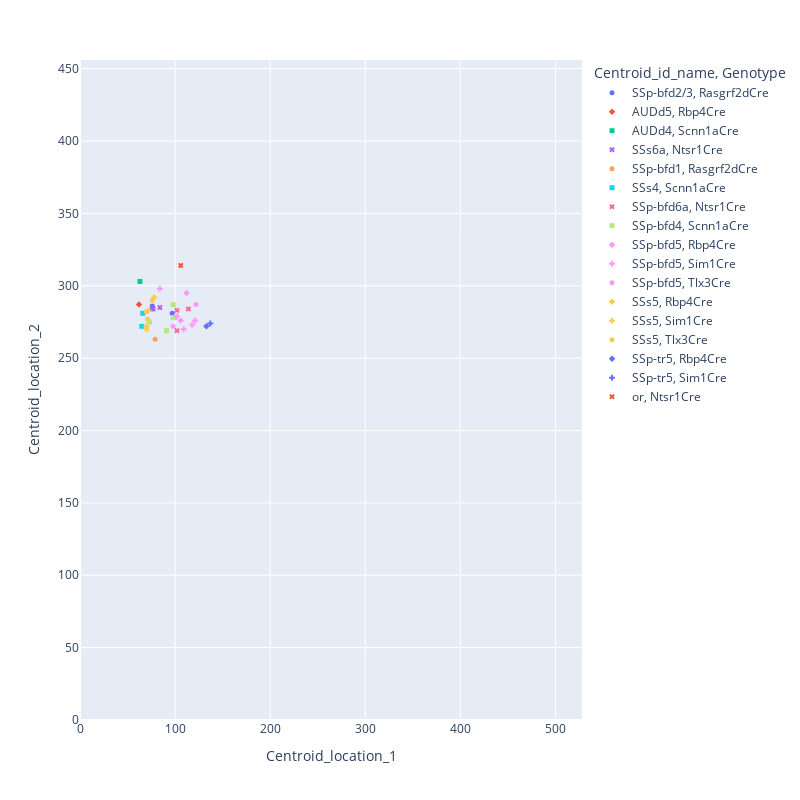

Source (notebook cell):
### Code cell
fig = px.scatter(data, x='Centroid_location_1', y='Centroid_location_2', color='Centroid_id_name', symbol='Genotype', 
                 width=800, height=800)
fig.update_traces(marker=dict(size=5))

fig.update_xaxes(range=[0, 528])
fig.update_yaxes(range=[0, 456])
#fig.update_yaxes(range=[0, 456], autorange="reversed")
# autorange reversed makes top left corner 0,0 but does not work with custom range...
fig.show()

fig.write_html("injection_centroid_horizontal.html")
# horizontal view but fliped (in an image, top is 0 but not bottom like in this graph)

### Figure 1 — Plotly figure (JSON) as saved in the notebook; plotly's stock layout.template omitted (floating-point values rounded to 4 significant figures)
{"data": [{"hovertemplate": "Centroid_id_name=SSp-bfd2/3<br>Genotype=Rasgrf2dCre<br>Centroid_location_1=%{x}<br>Centroid_location_2=%{y}<extra></extra>", "legendgroup": "SSp-bfd2/3, Rasgrf2dCre", "marker": {"color": "#636efa", "size": 5, "symbol": "circle"}, "mode": "markers", "name": "SSp-bfd2/3, Rasgrf2dCre", "orientation": "v", "showlegend": true, "type": "scatter", "x": [97, 76, 76], "xaxis": "x", "y": [281, 284, 286], "yaxis": "y"}, {"hovertemplate": "Centroid_id_name=AUDd5<br>Genotype=Rbp4Cre<br>Centroid_location_1=%{x}<br>Centroid_location_2=%{y}<extra></extra>", "legendgroup": "AUDd5, Rbp4Cre", "marker": {"color": "#EF553B", "size": 5, "symbol": "diamond"}, "mode": "markers", "name": "AUDd5, Rbp4Cre", "orientation": "v", "showlegend": true, "type": "scatter", "x": [62], "xaxis": "x", "y": [287], "yaxis": "y"}, {"hovertemplate": "Centroid_id_name=AUDd4<br>Genotype=Scnn1aCre<br>Centroid_location_1=%{x}<br>Centroid_location_2=%{y}<extra></extra>", "legendgroup": "AUDd4, Scnn1aCre", "marker": {"color": "#00cc96", "size": 5, "symbol": "square"}, "mode": "markers", "name": "AUDd4, Scnn1aCre", "orientation": "v", "showlegend": true, "type": "scatter", "x": [63], "xaxis": "x", "y": [303], "yaxis": "y"}, {"hovertemplate": "Centroid_id_name=SSs6a<br>Genotype=Ntsr1Cre<br>Centroid_location_1=%{x}<br>Centroid_location_2=%{y}<extra></extra>", "legendgroup": "SSs6a, Ntsr1Cre", "marker": {"color": "#ab63fa", "size": 5, "symbol": "x"}, "mode": "markers", "name": "SSs6a, Ntsr1Cre", "orientation": "v", "showlegend": true, "type": "scatter", "x": [77, 84], "xaxis": "x", "y": [284, 285], "yaxis": "y"}, {"hovertemplate": "Centroid_id_name=SSp-bfd1<br>Genotype=Rasgrf2dCre<br>Centroid_location_1=%{x}<br>Centroid_location_2=%{y}<extra></extra>", "legendgroup": "SSp-bfd1, Rasgrf2dCre", "marker": {"color": "#FFA15A", "size": 5, "symbol": "circle"}, "mode": "markers", "name": "SSp-bfd1, Rasgrf2dCre", "orientation": "v", "showlegend": true, "type": "scatter", "x": [79], "xaxis": "x", "y": [263], "yaxis": "y"}, {"hovertemplate": "Centroid_id_name=SSs4<br>Genotype=Scnn1aCre<br>Centroid_location_1=%{x}<br>Centroid_location_2=%{y}<extra></extra>", "legendgroup": "SSs4, Scnn1aCre", "marker": {"color": "#19d3f3", "size": 5, "symbol": "square"}, "mode": "markers", "name": "SSs4, Scnn1aCre", "orientation": "v", "showlegend": true, "type": "scatter", "x": [65, 66], "xaxis": "x", "y": [272, 281], "yaxis": "y"}, {"hovertemplate": "Centroid_id_name=SSp-bfd6a<br>Genotype=Ntsr1Cre<br>Centroid_location_1=%{x}<br>Centroid_location_2=%{y}<extra></extra>", "legendgroup": "SSp-bfd6a, Ntsr1Cre", "marker": {"color": "#FF6692", "size": 5, "symbol": "x"}, "mode": "markers", "name": "SSp-bfd6a, Ntsr1Cre", "orientation": "v", "showlegend": true, "type": "scatter", "x": [102, 114, 102], "xaxis": "x", "y": [283, 284, 269], "yaxis": "y"}, {"hovertemplate": "Centroid_id_name=SSp-bfd4<br>Genotype=Scnn1aCre<br>Centroid_location_1=%{x}<br>Centroid_location_2=%{y}<extra></extra>", "legendgroup": "SSp-bfd4, Scnn1aCre", "marker": {"color": "#B6E880", "size": 5, "symbol": "square"}, "mode": "markers", "name": "SSp-bfd4, Scnn1aCre", "orientation": "v", "showlegend": true, "type": "scatter", "x": [91, 98, 73, 100, 98], "xaxis": "x", "y": [269, 278, 275, 278, 287], "yaxis": "y"}, {"hovertemplate": "Centroid_id_name=SSp-bfd5<br>Genotype=Rbp4Cre<br>Centroid_location_1=%{x}<br>Centroid_location_2=%{y}<extra></extra>", "legendgroup": "SSp-bfd5, Rbp4Cre", "marker": {"color": "#FF97FF", "size": 5, "symbol": "diamond"}, "mode": "markers", "name": "SSp-bfd5, Rbp4Cre", "orientation": "v", "showlegend": true, "type": "scatter", "x": [106, 102, 112], "xaxis": "x", "y": [276, 279, 295], "yaxis": "y"}, {"hovertemplate": "Centroid_id_name=SSp-bfd5<br>Genotype=Sim1Cre<br>Centroid_location_1=%{x}<br>Centroid_location_2=%{y}<extra></extra>", "legendgroup": "SSp-bfd5, Sim1Cre", "marker": {"color": "#FF97FF", "size": 5, "symbol": "cross"}, "mode": "markers", "name": "SSp-bfd5, Sim1Cre", "orientation": "v", "showlegend": true, "type": "scatter", "x": [121, 109, 118, 84], "xaxis": "x", "y": [276, 270, 273, 298], "yaxis": "y"}, {"hovertemplate": "Centroid_id_name=SSp-bfd5<br>Genotype=Tlx3Cre<br>Centroid_location_1=%{x}<br>Centroid_location_2=%{y}<extra></extra>", "legendgroup": "SSp-bfd5, Tlx3Cre", "marker": {"color": "#FF97FF", "size": 5, "symbol": "circle"}, "mode": "markers", "name": "SSp-bfd5, Tlx3Cre", "orientation": "v", "showlegend": true, "type": "scatter", "x": [122, 98], "xaxis": "x", "y": [287, 272], "yaxis": "y"}, {"hovertemplate": "Centroid_id_name=SSs5<br>Genotype=Rbp4Cre<br>Centroid_location_1=%{x}<br>Centroid_location_2=%{y}<extra></extra>", "legendgroup": "SSs5, Rbp4Cre", "marker": {"color": "#FECB52", "size": 5, "symbol": "diamond"}, "mode": "markers", "name": "SSs5, Rbp4Cre", "orientation": "v", "showlegend": true, "type": "scatter", "x": [76, 70, 78], "xaxis": "x", "y": [290, 270, 292], "yaxis": "y"}, {"hovertemplate": "Centroid_id_name=SSs5<br>Genotype=Sim1Cre<br>Centroid_location_1=%{x}<br>Centroid_location_2=%{y}<extra></extra>", "legendgroup": "SSs5, Sim1Cre", "marker": {"color": "#FECB52", "size": 5, "symbol": "cross"}, "mode": "markers", "name": "SSs5, Sim1Cre", "orientation": "v", "showlegend": true, "type": "scatter", "x": [72, 70], "xaxis": "x", "y": [283, 272], "yaxis": "y"}, {"hovertemplate": "Centroid_id_name=SSs5<br>Genotype=Tlx3Cre<br>Centroid_location_1=%{x}<br>Centroid_location_2=%{y}<extra></extra>", "legendgroup": "SSs5, Tlx3Cre", "marker": {"color": "#FECB52", "size": 5, "symbol": "circle"}, "mode": "markers", "name": "SSs5, Tlx3Cre", "orientation": "v", "showlegend": true, "type": "scatter", "x": [70, 71], "xaxis": "x", "y": [282, 277], "yaxis": "y"}, {"hovertemplate": "Centroid_id_name=SSp-tr5<br>Genotype=Rbp4Cre<br>Centroid_location_1=%{x}<br>Centroid_location_2=%{y}<extra></extra>", "legendgroup": "SSp-tr5, Rbp4Cre", "marker": {"color": "#636efa", "size": 5, "symbol": "diamond"}, "mode": "markers", "name": "SSp-tr5, Rbp4Cre", "orientation": "v", "showlegend": true, "type": "scatter", "x": [133], "xaxis": "x", "y": [272], "yaxis": "y"}, {"hovertemplate": "Centroid_id_name=SSp-tr5<br>Genotype=Sim1Cre<br>Centroid_location_1=%{x}<br>Centroid_location_2=%{y}<extra></extra>", "legendgroup": "SSp-tr5, Sim1Cre", "marker": {"color": "#636efa", "size": 5, "symbol": "cross"}, "mode": "markers", "name": "SSp-tr5, Sim1Cre", "orientation": "v", "showlegend": true, "type": "scatter", "x": [137], "xaxis": "x", "y": [274], "yaxis": "y"}, {"hovertemplate": "Centroid_id_name=or<br>Genotype=Ntsr1Cre<br>Centroid_location_1=%{x}<br>Centroid_location_2=%{y}<extra></extra>", "legendgroup": "or, Ntsr1Cre", "marker": {"color": "#EF553B", "size": 5, "symbol": "x"}, "mode": "markers", "name": "or, Ntsr1Cre", "orientation": "v", "showlegend": true, "type": "scatter", "x": [106], "xaxis": "x", "y": [314], "yaxis": "y"}], "layout": {"dragmode": "pan", "height": 800, "legend": {"title": {"text": "Centroid_id_name, Genotype"}, "tracegroupgap": 0}, "margin": {"t": 60}, "width": 800, "xaxis": {"anchor": "y", "autorange": false, "domain": [0, 1], "range": [0, 528], "showspikes": false, "title": {"text": "Centroid_location_1"}, "type": "linear"}, "yaxis": {"anchor": "x", "autorange": false, "domain": [0, 1], "range": [0, 456], "showspikes": false, "title": {"text": "Centroid_location_2"}, "type": "linear"}}}
